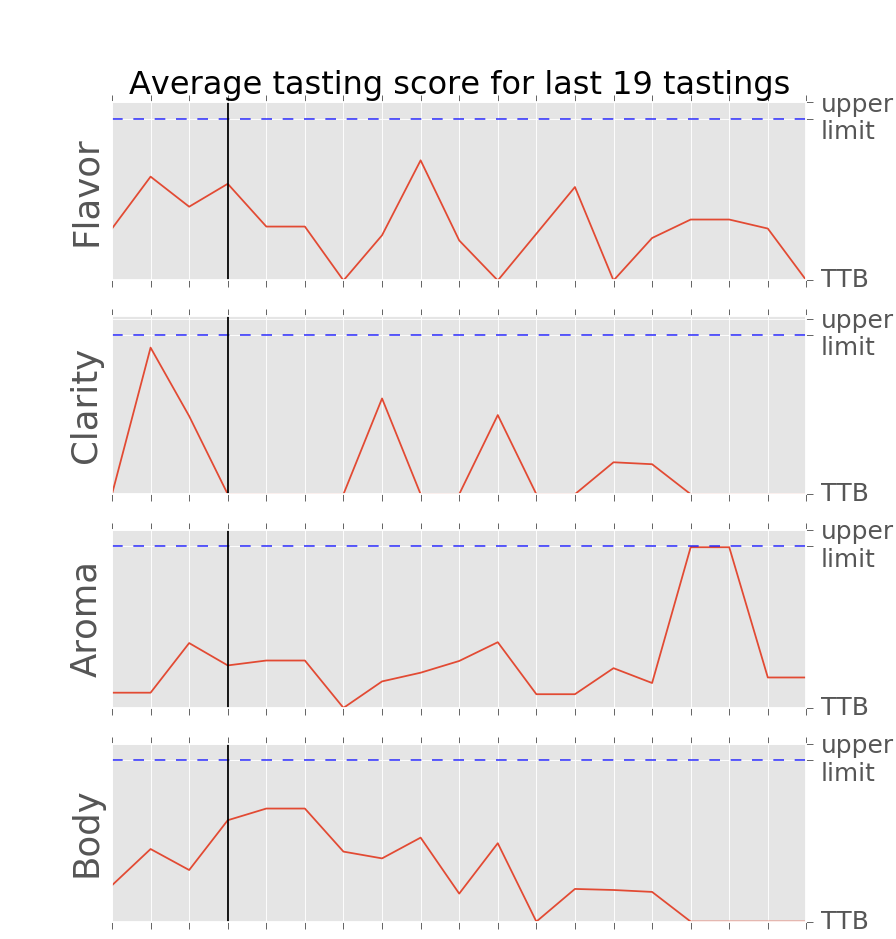
#> input picture figures/brews.png, 896 x 939 px
$ python axis_template.py
#> lines starting #> are read from the running program, lines starting #| are printed output that depends on the picture
from pylab import *
import matplotlib.gridspec as gridspec
import matplotlib.pylab as plt
from pear_class import VisualizeTasting
import pandas as pd
import numpy as np
import matplotlib.image as mpimg

def make_plot():
    x = np.linspace(3,90,10)
    y = np.linspace(2,7,10)
    plt.scatter(x,y)

if __name__ == '__main__':


    # -------------------------------

    plt.close('all')
    plt.figure(figsize = (15,8))
    G = gridspec.GridSpec(1, 2)

    axes_1 = subplot(G[:,0])
    xticks([]), yticks([])
    img=mpimg.imread('../figures/brews.png')
#> img is the input picture: shape (939, 896, 4) float32; mean R, G, B, A 0.924, 0.92, 0.921, 1
    imgplot = plt.imshow(img)

    text(0.5,0.5, '',ha='center',va='center',size=24,alpha=.5)

    axes_2 = subplot(G[:,1])
    xticks([]), yticks([])
    img=mpimg.imread('../figures/sci.png')
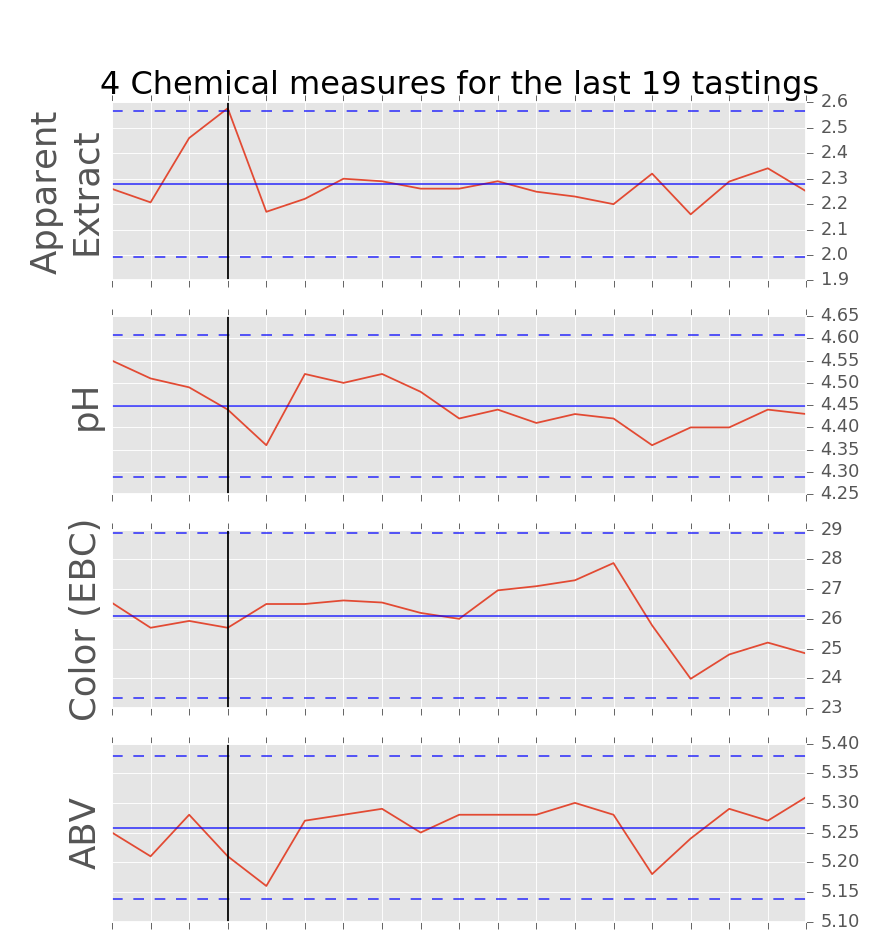
#> input picture figures/sci.png, 896 x 937 px
#> img is the input picture: shape (937, 896, 4) float32; mean R, G, B, A 0.919, 0.915, 0.922, 1
    imgplot = plt.imshow(img)

    text(0.5,0.5, '',ha='center',va='center',size=24,alpha=.5)

    # [14 lines of commented-out code are left out]
    show()
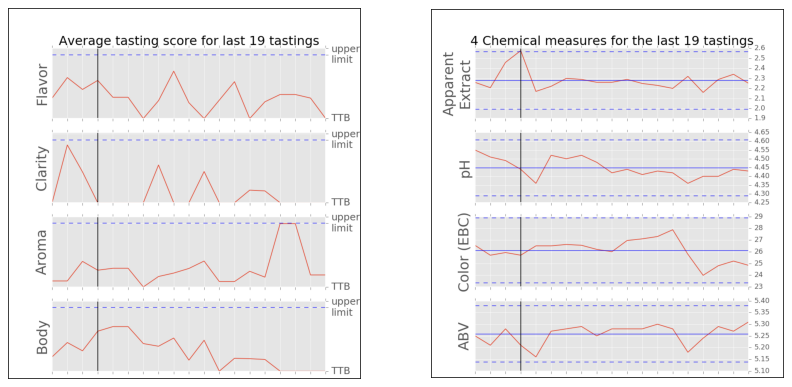
#> figure drawn by matplotlib, 2 panels
